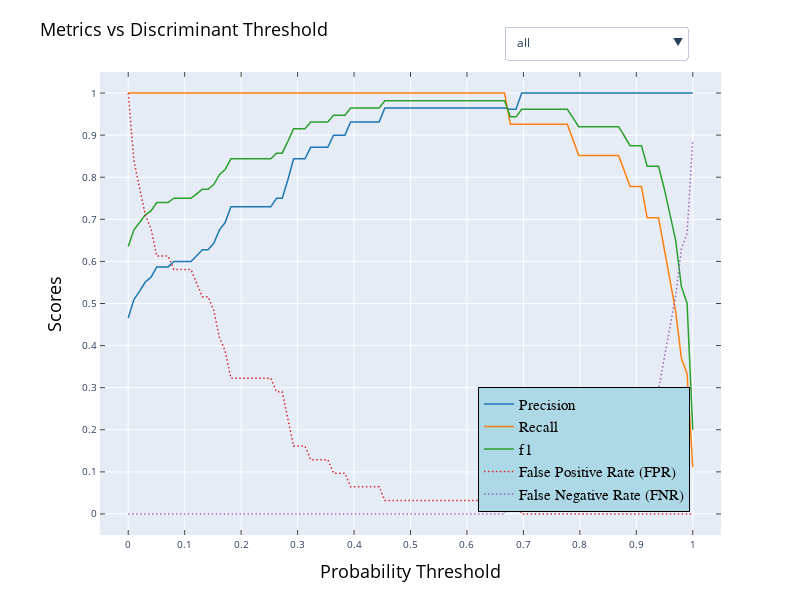

Source (notebook cell):
### Markdown cell above
# Discriminant Threshold

### Code cell
# For some reason I have to encrypt the contents of the discrimination threshold (285 lines) and confusion_matrix_plot (141 lines) functions. 
# You can contact me if you want to decrypt discrimination_threshold_plot.py.enc and confusion_matrix.py.enc files

# Random Forest Model
plotly_fig, fig, ax, disc_threshold = plot_threshold(rf_best_estimator, X_test, y_test, argmax='f1',
                                title='Metrics vs Discriminant Threshold',
                                fig_size=(8, 6), dpi=100,
                                save_fig_path="model/rf_disc_threshold.html")

plotly_fig
